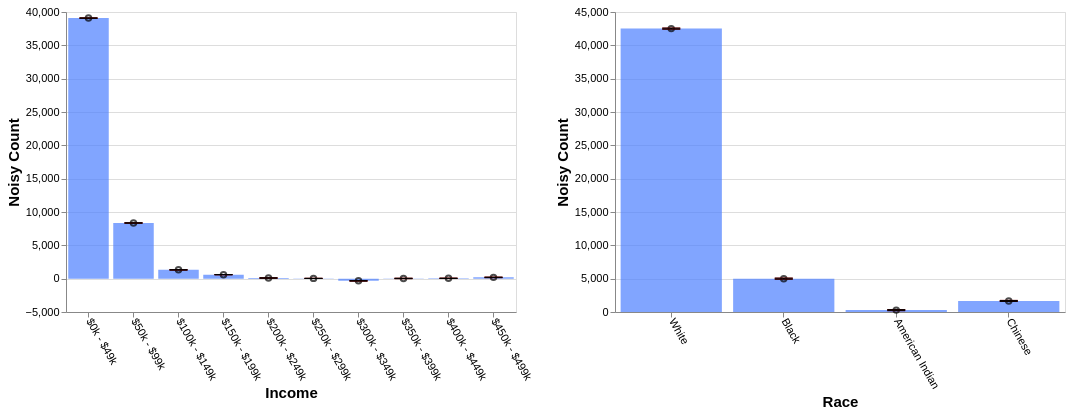

Specify this chart in Vega-Lite:
### Vega-Lite specification from a JSON file in a GitHub repository (floating-point values rounded to 4 significant figures)
{"config": {"view": {"continuousWidth": 400, "continuousHeight": 300}, "axis": {"labelFontSize": 11, "titleFontSize": 15}, "axisBottom": {"labelAngle": 60}}, "hconcat": [{"layer": [{"mark": "bar", "encoding": {"color": {"value": "transparent"}, "tooltip": [{"aggregate": "sum", "field": "noisy_count", "title": "noisy count", "type": "quantitative"}, {"aggregate": "sum", "field": "noisy_count_prev", "title": "prev count", "type": "quantitative"}, {"aggregate": "sum", "field": "error", "title": "current error", "type": "quantitative"}, {"aggregate": "sum", "field": "error_prev", "title": "prev error", "type": "quantitative"}], "x": {"field": "income", "sort": null, "title": "Income", "type": "ordinal"}}, "height": 300, "selection": {"selector637": {"type": "interval", "encodings": ["x"]}}, "transform": [{"filter": {"selection": "selector638"}}], "width": 450}, {"mark": {"type": "bar", "color": "gray", "opacity": 0}, "encoding": {"x": {"field": "income", "sort": null, "title": "Income", "type": "ordinal"}, "y": {"aggregate": "sum", "field": "noisy_count_prev", "type": "quantitative"}}, "transform": [{"filter": {"selection": "selector638"}}]}, {"mark": {"type": "bar", "color": "#4C7FFF", "opacity": 0.7}, "encoding": {"x": {"field": "income", "sort": null, "title": "Income", "type": "ordinal"}, "y": {"aggregate": "sum", "field": "noisy_count", "type": "quantitative"}}, "transform": [{"filter": {"selection": "selector638"}}]}, {"mark": {"type": "point", "color": "black", "opacity": 0.7}, "encoding": {"x": {"field": "income", "sort": null, "title": "Income", "type": "ordinal"}, "y": {"aggregate": "sum", "field": "noisy_count", "title": "Noisy Count", "type": "quantitative"}}, "transform": [{"filter": {"selection": "selector638"}}]}, {"mark": {"type": "rule", "color": "#B6B6B6", "size": 2, "strokeDash": [3, 3]}, "encoding": {"x": {"field": "income", "sort": null, "title": "Income", "type": "ordinal"}, "y": {"aggregate": "sum", "field": "plus_error_prev_income", "title": "", "type": "quantitative"}, "y2": {"aggregate": "sum", "field": "minus_error_prev_income", "title": ""}}, "transform": [{"filter": {"selection": "selector638"}}]}, {"mark": {"type": "tick", "color": "#B90000", "size": 0, "strokeDash": [1, 1]}, "encoding": {"x": {"field": "income", "sort": null, "title": "Income", "type": "ordinal"}, "y": {"aggregate": "sum", "field": "plus_error_prev_income", "type": "quantitative"}}, "transform": [{"filter": {"selection": "selector638"}}]}, {"mark": {"type": "tick", "color": "#B90000", "size": 0, "strokeDash": [3, 1]}, "encoding": {"x": {"field": "income", "sort": null, "title": "Income", "type": "ordinal"}, "y": {"aggregate": "sum", "field": "minus_error_prev_income", "type": "quantitative"}}, "transform": [{"filter": {"selection": "selector638"}}]}, {"mark": {"type": "rule", "color": "black", "size": 2}, "encoding": {"x": {"field": "income", "sort": null, "title": "Income", "type": "ordinal"}, "y": {"aggregate": "sum", "field": "plus_error", "title": "", "type": "quantitative"}, "y2": {"aggregate": "sum", "field": "minus_error", "title": ""}}, "transform": [{"filter": {"selection": "selector638"}}]}, {"mark": {"type": "tick", "color": "black", "width": 0}, "encoding": {"x": {"field": "income", "sort": null, "title": "Income", "type": "ordinal"}, "y": {"aggregate": "sum", "field": "plus_error", "type": "quantitative"}}, "transform": [{"filter": {"selection": "selector638"}}]}, {"mark": {"type": "tick", "color": "black", "width": 0}, "encoding": {"x": {"field": "income", "sort": null, "title": "Income", "type": "ordinal"}, "y": {"aggregate": "sum", "field": "minus_error", "type": "quantitative"}}, "transform": [{"filter": {"selection": "selector638"}}]}]}, {"layer": [{"mark": "bar", "encoding": {"color": {"value": "transparent"}, "tooltip": [{"aggregate": "sum", "field": "noisy_count", "title": "noisy count", "type": "quantitative"}, {"aggregate": "sum", "field": "noisy_count_prev", "title": "prev count", "type": "quantitative"}, {"aggregate": "sum", "field": "error", "title": "current error", "type": "quantitative"}, {"aggregate": "sum", "field": "error_prev", "title": "prev error", "type": "quantitative"}], "x": {"field": "race", "sort": null, "title": "Race", "type": "ordinal"}}, "height": 300, "selection": {"selector638": {"type": "interval", "encodings": ["x"]}}, "transform": [{"filter": {"selection": "selector637"}}], "width": 450}, {"mark": {"type": "bar", "color": "gray", "opacity": 0}, "encoding": {"x": {"field": "race", "sort": null, "title": "Race", "type": "ordinal"}, "y": {"aggregate": "sum", "field": "noisy_count_prev", "type": "quantitative"}}, "transform": [{"filter": {"selection": "selector637"}}]}, {"mark": {"type": "bar", "color": "#4C7FFF", "opacity": 0.7}, "encoding": {"x": {"field": "race", "sort": null, "title": "Race", "type": "ordinal"}, "y": {"aggregate": "sum", "field": "noisy_count", "type": "quantitative"}}, "transform": [{"filter": {"selection": "selector637"}}]}, {"mark": {"type": "point", "color": "black", "opacity": 0.7}, "encoding": {"x": {"field": "race", "sort": null, "title": "Race", "type": "ordinal"}, "y": {"aggregate": "sum", "field": "noisy_count", "title": "Noisy Count", "type": "quantitative"}}, "transform": [{"filter": {"selection": "selector637"}}]}, {"mark": {"type": "rule", "color": "#B6B6B6", "size": 2, "strokeDash": [3, 3]}, "encoding": {"x": {"field": "race", "sort": null, "title": "Race", "type": "ordinal"}, "y": {"aggregate": "sum", "field": "plus_error_prev_race", "title": "", "type": "quantitative"}, "y2": {"aggregate": "sum", "field": "minus_error_prev_race", "title": ""}}, "transform": [{"filter": {"selection": "selector637"}}]}, {"mark": {"type": "tick", "color": "#B90000", "size": 0, "strokeDash": [1, 1]}, "encoding": {"x": {"field": "race", "sort": null, "title": "Race", "type": "ordinal"}, "y": {"aggregate": "sum", "field": "plus_error_prev_race", "type": "quantitative"}}, "transform": [{"filter": {"selection": "selector637"}}]}, {"mark": {"type": "tick", "color": "#B90000", "size": 0, "strokeDash": [3, 1]}, "encoding": {"x": {"field": "race", "sort": null, "title": "Race", "type": "ordinal"}, "y": {"aggregate": "sum", "field": "minus_error_prev_race", "type": "quantitative"}}, "transform": [{"filter": {"selection": "selector637"}}]}, {"mark": {"type": "rule", "color": "black", "size": 2}, "encoding": {"x": {"field": "race", "sort": null, "title": "Race", "type": "ordinal"}, "y": {"aggregate": "sum", "field": "plus_error", "title": "", "type": "quantitative"}, "y2": {"aggregate": "sum", "field": "minus_error", "title": ""}}, "transform": [{"filter": {"selection": "selector637"}}]}, {"mark": {"type": "tick", "color": "black", "width": 0}, "encoding": {"x": {"field": "race", "sort": null, "title": "Race", "type": "ordinal"}, "y": {"aggregate": "sum", "field": "plus_error", "type": "quantitative"}}, "transform": [{"filter": {"selection": "selector637"}}]}, {"mark": {"type": "tick", "color": "black", "width": 0}, "encoding": {"x": {"field": "race", "sort": null, "title": "Race", "type": "ordinal"}, "y": {"aggregate": "sum", "field": "minus_error", "type": "quantitative"}}, "transform": [{"filter": {"selection": "selector637"}}]}]}], "data": {"name": "data-37c8c8aabb27e9c5961d132e7a98d9f8"}, "$schema": "https://vega.github.io/schema/vega-lite/v4.17.0.json", "datasets": {"data-37c8c8aabb27e9c5961d132e7a98d9f8": [{"income": "$0k - $49k", "race": "White", "noisy_count": 33190.0, "true_count": 33160.0, "plus_error": 33200.0, "minus_error": 33180.0, "error": 7.5, "noisy_count_prev": 33190.0, "true_count_prev": 33160.0, "plus_error_prev": 33190.0, "minus_error_prev": 33180.0, "error_prev": 8.2, "plus_error_prev_income": 33200.0, "minus_error_prev_income": 33180.0, "plus_error_prev_race": 33200.0, "minus_error_prev_race": 33180.0}, {"income": "$0k - $49k", "race": "Black", "noisy_count": 4266.0, "true_count": 4314.0, "plus_error": 4273.0, "minus_error": 4258.0, "error": 7.5, "noisy_count_prev": 4267.0, "true_count_prev": 4314.0, "plus_error_prev": 4275.0, "minus_error_prev": 4258.0, "error_prev": 8.2, "plus_error_prev_income": 4276.0, "minus_error_prev_income": 4260.0, "plus_error_prev_race": 4275.0, "minus_error_prev_race": 4259.0}, {"income": "$0k - $49k", "race": "American Indian", "noisy_count": 548.8, "true_count": 489.0, "plus_error": 556.3, "minus_error": 541.3, "error": 7.5, "noisy_count_prev": 546.1, "true_count_prev": 489.0, "plus_error_prev": 554.3, "minus_error_prev": 538.0, "error_prev": 8.2, "plus_error_prev_income": 555.9, "minus_error_prev_income": 539.6, "plus_error_prev_race": 554.2, "minus_error_prev_race": 537.9}, {"income": "$0k - $49k", "race": "Chinese", "noisy_count": 1082.0, "true_count": 992.0, "plus_error": 1090.0, "minus_error": 1075.0, "error": 7.5, "noisy_count_prev": 1079.0, "true_count_prev": 992.0, "plus_error_prev": 1088.0, "minus_error_prev": 1071.0, "error_prev": 8.2, "plus_error_prev_income": 1089.0, "minus_error_prev_income": 1073.0, "plus_error_prev_race": 1088.0, "minus_error_prev_race": 1071.0}, {"income": "$50k - $99k", "race": "White", "noisy_count": 7496.0, "true_count": 7572.0, "plus_error": 7505.0, "minus_error": 7487.0, "error": 8.9, "noisy_count_prev": 7498.0, "true_count_prev": 7572.0, "plus_error_prev": 7508.0, "minus_error_prev": 7488.0, "error_prev": 9.9, "plus_error_prev_income": 7507.0, "minus_error_prev_income": 7487.0, "plus_error_prev_race": 7508.0, "minus_error_prev_race": 7488.0}, {"income": "$50k - $99k", "race": "Black", "noisy_count": 531.5, "true_count": 547.0, "plus_error": 540.4, "minus_error": 522.5, "error": 8.9, "noisy_count_prev": 530.7, "true_count_prev": 547.0, "plus_error_prev": 540.6, "minus_error_prev": 520.8, "error_prev": 9.9, "plus_error_prev_income": 540.2, "minus_error_prev_income": 520.4, "plus_error_prev_race": 541.1, "minus_error_prev_race": 521.3}, {"income": "$50k - $99k", "race": "American Indian", "noisy_count": -17.1, "true_count": 64.0, "plus_error": -8.2, "minus_error": -26.1, "error": 8.9, "noisy_count_prev": -15.4, "true_count_prev": 64.0, "plus_error_prev": -5.5, "minus_error_prev": -25.4, "error_prev": 9.9, "plus_error_prev_income": -5.925, "minus_error_prev_income": -25.83, "plus_error_prev_race": -5.62, "minus_error_prev_race": -25.52}, {"income": "$50k - $99k", "race": "Chinese", "noisy_count": 342.0, "true_count": 344.0, "plus_error": 350.9, "minus_error": 333.0, "error": 8.9, "noisy_count_prev": 341.3, "true_count_prev": 344.0, "plus_error_prev": 351.3, "minus_error_prev": 331.4, "error_prev": 9.9, "plus_error_prev_income": 350.9, "minus_error_prev_income": 331.0, "plus_error_prev_race": 351.5, "minus_error_prev_race": 331.6}, {"income": "$100k - $149k", "race": "White", "noisy_count": 1079.0, "true_count": 1036.0, "plus_error": 1088.0, "minus_error": 1070.0, "error": 8.9, "noisy_count_prev": 1075.0, "true_count_prev": 1036.0, "plus_error_prev": 1085.0, "minus_error_prev": 1065.0, "error_prev": 9.9, "plus_error_prev_income": 1086.0, "minus_error_prev_income": 1066.0, "plus_error_prev_race": 1085.0, "minus_error_prev_race": 1065.0}, {"income": "$100k - $149k", "race": "Black", "noisy_count": -0.2, "true_count": 45.0, "plus_error": 8.7, "minus_error": -9.2, "error": 8.9, "noisy_count_prev": 1.3, "true_count_prev": 45.0, "plus_error_prev": 11.2, "minus_error_prev": -8.6, "error_prev": 9.9, "plus_error_prev_income": 12.13, "minus_error_prev_income": -7.675, "plus_error_prev_race": 11.72, "minus_error_prev_race": -8.08}, {"income": "$100k - $149k", "race": "American Indian", "noisy_count": 77.0, "true_count": 4.0, "plus_error": 85.9, "minus_error": 68.0, "error": 8.9, "noisy_count_prev": 75.9, "true_count_prev": 4.0, "plus_error_prev": 85.8, "minus_error_prev": 65.9, "error_prev": 9.9, "plus_error_prev_income": 86.73, "minus_error_prev_income": 66.83, "plus_error_prev_race": 85.68, "minus_error_prev_race": 65.78}, {"income": "$100k - $149k", "race": "Chinese", "noisy_count": 165.6, "true_count": 64.0, "plus_error": 174.5, "minus_error": 156.7, "error": 8.9, "noisy_count_prev": 165.0, "true_count_prev": 64.0, "plus_error_prev": 174.9, "minus_error_prev": 155.0, "error_prev": 9.9, "plus_error_prev_income": 175.8, "minus_error_prev_income": 155.9, "plus_error_prev_race": 175.1, "minus_error_prev_race": 155.2}, {"income": "$150k - $199k", "race": "White", "noisy_count": 568.8, "true_count": 559.0, "plus_error": 572.0, "minus_error": 565.6, "error": 3.2, "noisy_count_prev": 568.7, "true_count_prev": 559.0, "plus_error_prev": 572.3, "minus_error_prev": 565.1, "error_prev": 3.6, "plus_error_prev_income": 572.4, "minus_error_prev_income": 565.2, "plus_error_prev_race": 572.6, "minus_error_prev_race": 565.4}, {"income": "$150k - $199k", "race": "Black", "noisy_count": -7.1, "true_count": 15.0, "plus_error": -3.9, "minus_error": -10.3, "error": 3.2, "noisy_count_prev": -7.6, "true_count_prev": 15.0, "plus_error_prev": -4.0, "minus_error_prev": -11.2, "error_prev": 3.6, "plus_error_prev_income": -3.925, "minus_error_prev_income": -11.13, "plus_error_prev_race": -3.48, "minus_error_prev_race": -10.68}, {"income": "$150k - $199k", "race": "American Indian", "noisy_count": -2.9, "true_count": 1.0, "plus_error": 0.4, "minus_error": -6.1, "error": 3.2, "noisy_count_prev": -2.4, "true_count_prev": 1.0, "plus_error_prev": 1.2, "minus_error_prev": -6.0, "error_prev": 3.6, "plus_error_prev_income": 1.275, "minus_error_prev_income": -5.925, "plus_error_prev_race": 1.08, "minus_error_prev_race": -6.12}, {"income": "$150k - $199k", "race": "Chinese", "noisy_count": 41.0, "true_count": 34.0, "plus_error": 44.2, "minus_error": 37.8, "error": 3.2, "noisy_count_prev": 40.8, "true_count_prev": 34.0, "plus_error_prev": 44.4, "minus_error_prev": 37.2, "error_prev": 3.6, "plus_error_prev_income": 44.47, "minus_error_prev_income": 37.27, "plus_error_prev_race": 44.63, "minus_error_prev_race": 37.43}, {"income": "$200k - $249k", "race": "White", "noisy_count": 218.6, "true_count": 122.0, "plus_error": 227.5, "minus_error": 209.7, "error": 8.9, "noisy_count_prev": 218.0, "true_count_prev": 122.0, "plus_error_prev": 228.0, "minus_error_prev": 208.1, "error_prev": 9.9, "plus_error_prev_income": 227.4, "minus_error_prev_income": 207.5, "plus_error_prev_race": 228.3, "minus_error_prev_race": 208.4}, {"income": "$200k - $249k", "race": "Black", "noisy_count": -5.7, "true_count": 7.0, "plus_error": 3.2, "minus_error": -14.6, "error": 8.9, "noisy_count_prev": -5.0, "true_count_prev": 7.0, "plus_error_prev": 4.9, "minus_error_prev": -14.9, "error_prev": 9.9, "plus_error_prev_income": 4.325, "minus_error_prev_income": -15.48, "plus_error_prev_race": 5.42, "minus_error_prev_race": -14.38}, {"income": "$200k - $249k", "race": "American Indian", "noisy_count": -41.7, "true_count": 3.0, "plus_error": -32.7, "minus_error": -50.6, "error": 8.9, "noisy_count_prev": -40.6, "true_count_prev": 3.0, "plus_error_prev": -30.7, "minus_error_prev": -50.6, "error_prev": 9.9, "plus_error_prev_income": -31.28, "minus_error_prev_income": -51.18, "plus_error_prev_race": -30.82, "minus_error_prev_race": -50.72}, {"income": "$200k - $249k", "race": "Chinese", "noisy_count": -72.1, "true_count": 5.0, "plus_error": -63.2, "minus_error": -81.1, "error": 8.9, "noisy_count_prev": -71.0, "true_count_prev": 5.0, "plus_error_prev": -61.1, "minus_error_prev": -80.9, "error_prev": 9.9, "plus_error_prev_income": -61.68, "minus_error_prev_income": -81.48, "plus_error_prev_race": -60.87, "minus_error_prev_race": -80.67}, {"income": "$250k - $299k", "race": "White", "noisy_count": 74.8, "true_count": 43.0, "plus_error": 77.9, "minus_error": 71.6, "error": 3.2, "noisy_count_prev": 74.1, "true_count_prev": 43.0, "plus_error_prev": 77.7, "minus_error_prev": 70.5, "error_prev": 3.6, "plus_error_prev_income": 77.93, "minus_error_prev_income": 70.73, "plus_error_prev_race": 77.99, "minus_error_prev_race": 70.79}, {"income": "$250k - $299k", "race": "Black", "noisy_count": 25.2, "true_count": 0.0, "plus_error": 28.4, "minus_error": 22.0, "error": 3.2, "noisy_count_prev": 24.5, "true_count_prev": 0.0, "plus_error_prev": 28.1, "minus_error_prev": 20.9, "error_prev": 3.6, "plus_error_prev_income": 28.33, "minus_error_prev_income": 21.12, "plus_error_prev_race": 28.62, "minus_error_prev_race": 21.42}, {"income": "$250k - $299k", "race": "American Indian", "noisy_count": -48.8, "true_count": 0.0, "plus_error": -45.6, "minus_error": -52.0, "error": 3.2, "noisy_count_prev": -48.9, "true_count_prev": 0.0, "plus_error_prev": -45.3, "minus_error_prev": -52.5, "error_prev": 3.6, "plus_error_prev_income": -45.07, "minus_error_prev_income": -52.27, "plus_error_prev_race": -45.42, "minus_error_prev_race": -52.62}, {"income": "$250k - $299k", "race": "Chinese", "noisy_count": -7.8, "true_count": 3.0, "plus_error": -4.6, "minus_error": -11.0, "error": 3.2, "noisy_count_prev": -7.2, "true_count_prev": 3.0, "plus_error_prev": -3.7, "minus_error_prev": -10.8, "error_prev": 3.6, "plus_error_prev_income": -3.475, "minus_error_prev_income": -10.57, "plus_error_prev_race": -3.47, "minus_error_prev_race": -10.57}, {"income": "$300k - $349k", "race": "White", "noisy_count": -31.5, "true_count": 11.0, "plus_error": -22.5, "minus_error": -40.4, "error": 8.9, "noisy_count_prev": -31.5, "true_count_prev": 11.0, "plus_error_prev": -21.6, "minus_error_prev": -41.4, "error_prev": 9.9, "plus_error_prev_income": -22.7, "minus_error_prev_income": -42.5, "plus_error_prev_race": -21.31, "minus_error_prev_race": -41.11}, {"income": "$300k - $349k", "race": "Black", "noisy_count": -54.6, "true_count": 1.0, "plus_error": -45.6, "minus_error": -63.5, "error": 8.9, "noisy_count_prev": -53.0, "true_count_prev": 1.0, "plus_error_prev": -43.0, "minus_error_prev": -62.9, "error_prev": 9.9, "plus_error_prev_income": -44.1, "minus_error_prev_income": -64.0, "plus_error_prev_race": -42.48, "minus_error_prev_race": -62.38}, {"income": "$300k - $349k", "race": "American Indian", "noisy_count": -166.0, "true_count": 0.0, "plus_error": -157.0, "minus_error": -174.9, "error": 8.9, "noisy_count_prev": -164.2, "true_count_prev": 0.0, "plus_error_prev": -154.2, "minus_error_prev": -174.1, "error_prev": 9.9, "plus_error_prev_income": -155.3, "minus_error_prev_income": -175.2, "plus_error_prev_race": -154.3, "minus_error_prev_race": -174.2}, {"income": "$300k - $349k", "race": "Chinese", "noisy_count": -77.4, "true_count": 0.0, "plus_error": -68.4, "minus_error": -86.3, "error": 8.9, "noisy_count_prev": -76.4, "true_count_prev": 0.0, "plus_error_prev": -66.5, "minus_error_prev": -86.4, "error_prev": 9.9, "plus_error_prev_income": -67.6, "minus_error_prev_income": -87.5, "plus_error_prev_race": -66.27, "minus_error_prev_race": -86.17}, {"income": "$350k - $399k", "race": "White", "noisy_count": 40.6, "true_count": 2.0, "plus_error": 48.1, "minus_error": 33.1, "error": 7.5, "noisy_count_prev": 39.6, "true_count_prev": 2.0, "plus_error_prev": 47.7, "minus_error_prev": 31.4, "error_prev": 8.2, "plus_error_prev_income": 48.75, "minus_error_prev_income": 32.45, "plus_error_prev_race": 47.99, "minus_error_prev_race": 31.69}, {"income": "$350k - $399k", "race": "Black", "noisy_count": -7.6, "true_count": 0.0, "plus_error": -0.1, "minus_error": -15.0, "error": 7.5, "noisy_count_prev": -8.0, "true_count_prev": 0.0, "plus_error_prev": 0.1, "minus_error_prev": -16.2, "error_prev": 8.2, "plus_error_prev_income": 1.15, "minus_error_prev_income": -15.15, "plus_error_prev_race": 0.62, "minus_error_prev_race": -15.68}, {"income": "$350k - $399k", "race": "American Indian", "noisy_count": 1.6, "true_count": 0.0, "plus_error": 9.1, "minus_error": -5.9, "error": 7.5, "noisy_count_prev": -1.5, "true_count_prev": 0.0, "plus_error_prev": 6.6, "minus_error_prev": -9.7, "error_prev": 8.2, "plus_error_prev_income": 7.65, "minus_error_prev_income": -8.65, "plus_error_prev_race": 6.48, "minus_error_prev_race": -9.82}, {"income": "$350k - $399k", "race": "Chinese", "noisy_count": -0.4, "true_count": 0.0, "plus_error": 7.1, "minus_error": -7.9, "error": 7.5, "noisy_count_prev": -0.1, "true_count_prev": 0.0, "plus_error_prev": 8.1, "minus_error_prev": -8.2, "error_prev": 8.2, "plus_error_prev_income": 9.15, "minus_error_prev_income": -7.15, "plus_error_prev_race": 8.33, "minus_error_prev_race": -7.97}, {"income": "$400k - $449k", "race": "White", "noisy_count": -37.3, "true_count": 2.0, "plus_error": -29.8, "minus_error": -44.8, "error": 7.5, "noisy_count_prev": -35.2, "true_count_prev": 2.0, "plus_error_prev": -27.0, "minus_error_prev": -43.4, "error_prev": 8.2, "plus_error_prev_income": -26.98, "minus_error_prev_income": -43.38, "plus_error_prev_race": -26.71, "minus_error_prev_race": -43.11}, {"income": "$400k - $449k", "race": "Black", "noisy_count": 155.2, "true_count": 0.0, "plus_error": 162.7, "minus_error": 147.7, "error": 7.5, "noisy_count_prev": 150.3, "true_count_prev": 0.0, "plus_error_prev": 158.6, "minus_error_prev": 142.1, "error_prev": 8.2, "plus_error_prev_income": 158.6, "minus_error_prev_income": 142.1, "plus_error_prev_race": 159.1, "minus_error_prev_race": 142.6}, {"income": "$400k - $449k", "race": "American Indian", "noisy_count": -95.2, "true_count": 0.0, "plus_error": -87.6, "minus_error": -102.7, "error": 7.5, "noisy_count_prev": -92.6, "true_count_prev": 0.0, "plus_error_prev": -84.4, "minus_error_prev": -100.8, "error_prev": 8.2, "plus_error_prev_income": -84.38, "minus_error_prev_income": -100.8, "plus_error_prev_race": -84.52, "minus_error_prev_race": -100.9}, {"income": "$400k - $449k", "race": "Chinese", "noisy_count": 28.2, "true_count": 0.0, "plus_error": 35.7, "minus_error": 20.7, "error": 7.5, "noisy_count_prev": 28.3, "true_count_prev": 0.0, "plus_error_prev": 36.5, "minus_error_prev": 20.1, "error_prev": 8.2, "plus_error_prev_income": 36.52, "minus_error_prev_income": 20.12, "plus_error_prev_race": 36.73, "minus_error_prev_race": 20.33}, {"income": "$450k - $499k", "race": "White", "noisy_count": -90.1, "true_count": 1.0, "plus_error": -81.1, "minus_error": -99.0, "error": 8.9, "noisy_count_prev": -88.6, "true_count_prev": 1.0, "plus_error_prev": -78.7, "minus_error_prev": -98.6, "error_prev": 9.9, "plus_error_prev_income": -78.23, "minus_error_prev_income": -98.12, "plus_error_prev_race": -78.41, "minus_error_prev_race": -98.31}, {"income": "$450k - $499k", "race": "Black", "noisy_count": 99.6, "true_count": 0.0, "plus_error": 108.5, "minus_error": 90.6, "error": 8.9, "noisy_count_prev": 96.8, "true_count_prev": 0.0, "plus_error_prev": 106.8, "minus_error_prev": 86.9, "error_prev": 9.9, "plus_error_prev_income": 107.3, "minus_error_prev_income": 87.38, "plus_error_prev_race": 107.3, "minus_error_prev_race": 87.42}, {"income": "$450k - $499k", "race": "American Indian", "noisy_count": 27.2, "true_count": 0.0, "plus_error": 36.2, "minus_error": 18.3, "error": 8.9, "noisy_count_prev": 27.7, "true_count_prev": 0.0, "plus_error_prev": 37.6, "minus_error_prev": 17.7, "error_prev": 9.9, "plus_error_prev_income": 38.07, "minus_error_prev_income": 18.17, "plus_error_prev_race": 37.48, "minus_error_prev_race": 17.58}, {"income": "$450k - $499k", "race": "Chinese", "noisy_count": 157.2, "true_count": 0.0, "plus_error": 166.2, "minus_error": 148.3, "error": 8.9, "noisy_count_prev": 156.1, "true_count_prev": 0.0, "plus_error_prev": 166.1, "minus_error_prev": 146.2, "error_prev": 9.9, "plus_error_prev_income": 166.6, "minus_error_prev_income": 146.7, "plus_error_prev_race": 166.3, "minus_error_prev_race": 146.4}]}}
